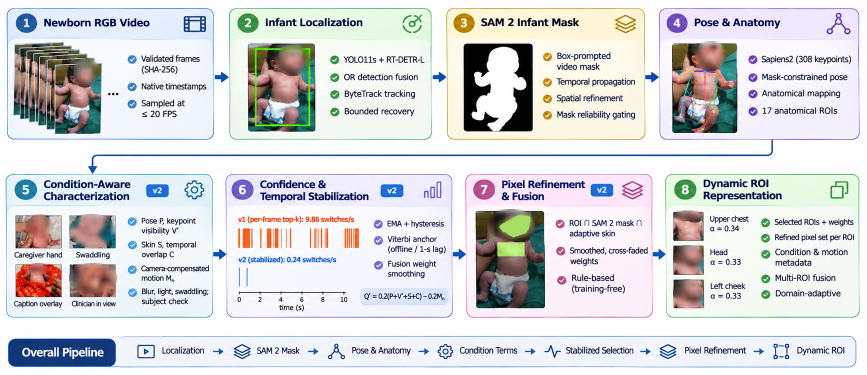
#> input picture module1_v2/manuscript/assets/Figure1_blurred.png, 1734 x 750 px (shown at 1/2 size)
$ python name_fig1.py
#> lines starting #> are read from the running program, lines starting #| are printed output that depends on the picture
"""Rename the labels of the user's Figure 1 (blurred) to the paper's names; writes Figure1_blurred_named.png."""
from PIL import Image, ImageDraw, ImageFont
import matplotlib, os, numpy as np
fd=os.path.join(matplotlib.get_data_path(),'fonts/ttf')
BOLD=os.path.join(fd,'DejaVuSans-Bold.ttf'); REG=os.path.join(fd,'DejaVuSans.ttf')
im=Image.open('Figure1_blurred.png').convert('RGB'); a=np.asarray(im); d=ImageDraw.Draw(im)
#> further down, im is the input picture: PIL image 1734x750 RGB; mean R, G, B 213.6, 214.6, 217.5
def put(box,bgpt,new,fontfile,size,color,center=False):
    x0,y0,x1,y1=box
    d.rectangle(box,fill=tuple(int(v) for v in a[bgpt[1],bgpt[0]]))
    f=ImageFont.truetype(fontfile,size); w=d.textlength(new,font=f); bb=f.getbbox(new)
    d.text(((x0+x1-w)/2 if center else x0+2,(y0+y1)/2-(bb[1]+bb[3])/2),new,font=f,fill=color)
for x0,x1 in ((296,334),(765,803),(1185,1223)):
    put((x0,371,x1,391),(x0+1,372),'new',BOLD,14,(255,255,255),center=True)
put((474,429,713,449),(474,429),'PF-ROI: 9.86 switches/s',BOLD,15,(235,80,20))
put((474,513,676,532),(474,513),'NeoSTAR (D3): 0.24 switches/s',BOLD,15,(30,100,220))
put((1549,577,1690,598),(1549,577),'Learning-free',REG,16,(25,25,50))
im.save('Figure1_blurred_named.png')
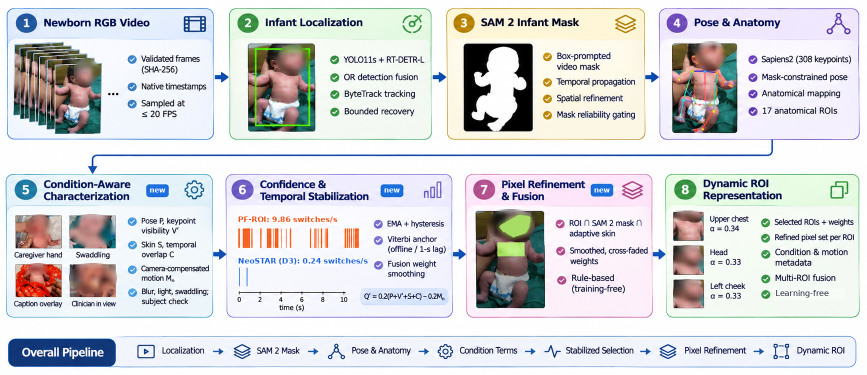
#> saved as Figure1_blurred_named.png: PIL image 1734x750 RGB (shown at 1/2 size); mean R, G, B 213.7, 214.7, 217.6
